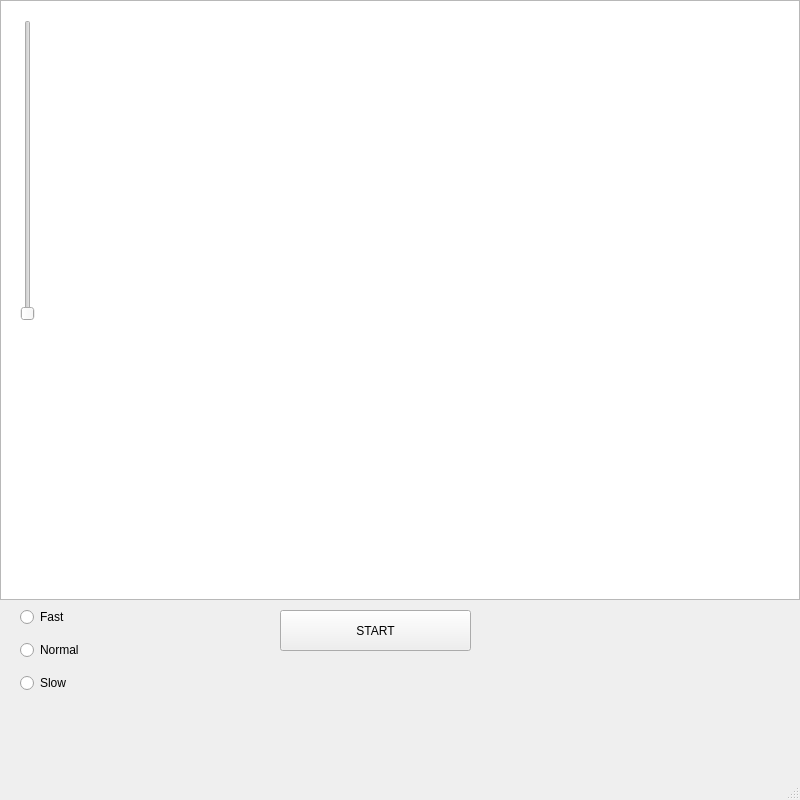
<?xml version="1.0" encoding="UTF-8"?>
<ui version="4.0">
 <class>MainWindow</class>
 <widget class="QMainWindow" name="MainWindow">
  <property name="geometry">
   <rect>
    <x>0</x>
    <y>0</y>
    <width>800</width>
    <height>800</height>
   </rect>
  </property>
  <property name="windowTitle">
   <string>MainWindow</string>
  </property>
  <widget class="QWidget" name="centralwidget">
   <widget class="QGraphicsView" name="graphicsView">
    <property name="geometry">
     <rect>
      <x>0</x>
      <y>0</y>
      <width>800</width>
      <height>600</height>
     </rect>
    </property>
   </widget>
   <widget class="QWidget" name="verticalLayoutWidget">
    <property name="geometry">
     <rect>
      <x>20</x>
      <y>600</y>
      <width>91</width>
      <height>101</height>
     </rect>
    </property>
    <layout class="QVBoxLayout" name="verticalLayout">
     <item>
      <widget class="QRadioButton" name="Radio_Fast">
       <property name="text">
        <string>Fast</string>
       </property>
      </widget>
     </item>
     <item>
      <widget class="QRadioButton" name="Radio_Normal">
       <property name="text">
        <string>Normal</string>
       </property>
      </widget>
     </item>
     <item>
      <widget class="QRadioButton" name="Radio_Slow">
       <property name="text">
        <string>Slow</string>
       </property>
      </widget>
     </item>
    </layout>
   </widget>
   <widget class="QPushButton" name="Start">
    <property name="geometry">
     <rect>
      <x>280</x>
      <y>610</y>
      <width>191</width>
      <height>41</height>
     </rect>
    </property>
    <property name="text">
     <string>START</string>
    </property>
   </widget>
   <widget class="QSlider" name="Scroll">
    <property name="geometry">
     <rect>
      <x>20</x>
      <y>20</y>
      <width>16</width>
      <height>301</height>
     </rect>
    </property>
    <property name="orientation">
     <enum>Qt::Vertical</enum>
    </property>
   </widget>
  </widget>
  <widget class="QMenuBar" name="menubar">
   <property name="geometry">
    <rect>
     <x>0</x>
     <y>0</y>
     <width>800</width>
     <height>25</height>
    </rect>
   </property>
  </widget>
  <widget class="QStatusBar" name="statusbar"/>
 </widget>
 <resources/>
 <connections/>
</ui>
